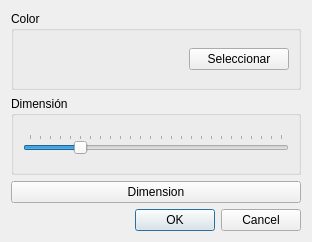
<?xml version="1.0" encoding="UTF-8"?>
<ui version="4.0">
 <class>Configuracion</class>
 <widget class="QDialog" name="Configuracion">
  <property name="geometry">
   <rect>
    <x>0</x>
    <y>0</y>
    <width>312</width>
    <height>242</height>
   </rect>
  </property>
  <property name="sizePolicy">
   <sizepolicy hsizetype="Fixed" vsizetype="Fixed">
    <horstretch>0</horstretch>
    <verstretch>0</verstretch>
   </sizepolicy>
  </property>
  <property name="windowTitle">
   <string>Dialog</string>
  </property>
  <property name="windowIcon">
   <iconset resource="Recursos.qrc">
    <normaloff>:/Recursos/iconos/configuraciones.png</normaloff>:/Recursos/iconos/configuraciones.png</iconset>
  </property>
  <layout class="QVBoxLayout" name="verticalLayout">
   <item>
    <widget class="QGroupBox" name="groupBox">
     <property name="title">
      <string>Color</string>
     </property>
     <layout class="QHBoxLayout" name="horizontalLayout">
      <item>
       <widget class="QWidget" name="wigetColor" native="true">
        <property name="minimumSize">
         <size>
          <width>50</width>
          <height>0</height>
         </size>
        </property>
        <property name="autoFillBackground">
         <bool>false</bool>
        </property>
       </widget>
      </item>
      <item>
       <widget class="QPushButton" name="btnColor">
        <property name="maximumSize">
         <size>
          <width>100</width>
          <height>16777215</height>
         </size>
        </property>
        <property name="text">
         <string>Seleccionar</string>
        </property>
       </widget>
      </item>
     </layout>
    </widget>
   </item>
   <item>
    <widget class="QGroupBox" name="groupBox_2">
     <property name="title">
      <string>Dimensión</string>
     </property>
     <layout class="QHBoxLayout" name="horizontalLayout_2">
      <item>
       <widget class="QSlider" name="inDimension">
        <property name="maximum">
         <number>25</number>
        </property>
        <property name="pageStep">
         <number>5</number>
        </property>
        <property name="value">
         <number>5</number>
        </property>
        <property name="orientation">
         <enum>Qt::Horizontal</enum>
        </property>
        <property name="tickPosition">
         <enum>QSlider::TicksAbove</enum>
        </property>
       </widget>
      </item>
     </layout>
    </widget>
   </item>
   <item>
    <widget class="QPushButton" name="pushButton">
     <property name="text">
      <string>Dimension</string>
     </property>
    </widget>
   </item>
   <item>
    <widget class="QDialogButtonBox" name="buttonBox">
     <property name="orientation">
      <enum>Qt::Horizontal</enum>
     </property>
     <property name="standardButtons">
      <set>QDialogButtonBox::Cancel|QDialogButtonBox::Ok</set>
     </property>
    </widget>
   </item>
  </layout>
 </widget>
 <resources>
  <include location="Recursos.qrc"/>
 </resources>
 <connections>
  <connection>
   <sender>buttonBox</sender>
   <signal>accepted()</signal>
   <receiver>Configuracion</receiver>
   <slot>accept()</slot>
   <hints>
    <hint type="sourcelabel">
     <x>248</x>
     <y>254</y>
    </hint>
    <hint type="destinationlabel">
     <x>157</x>
     <y>274</y>
    </hint>
   </hints>
  </connection>
  <connection>
   <sender>buttonBox</sender>
   <signal>rejected()</signal>
   <receiver>Configuracion</receiver>
   <slot>reject()</slot>
   <hints>
    <hint type="sourcelabel">
     <x>316</x>
     <y>260</y>
    </hint>
    <hint type="destinationlabel">
     <x>286</x>
     <y>274</y>
    </hint>
   </hints>
  </connection>
 </connections>
</ui>
